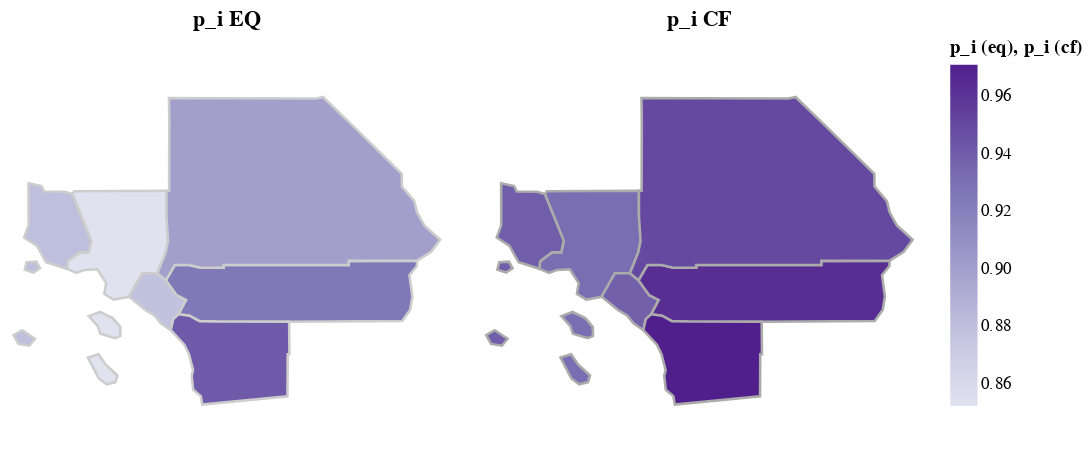

The notebook cell this image was saved under:
### Code cell
alt.hconcat(map_p_i_eq, map_p_i_cf)

### Figure 1 — Vega-Lite specification as saved in the notebook (floating-point values rounded to 4 significant figures)
{"config": {"view": {"continuousWidth": 300, "continuousHeight": 300}}, "hconcat": [{"data": {"values": [{"type": "Feature", "geometry": {"type": "MultiPolygon", "coordinates": [[[[-118.1, 33.69], [-118.3, 33.66], [-118.5, 33.73], [-118.4, 33.84], [-118.6, 33.99], [-118.7, 33.98], [-118.8, 33.95], [-119.0, 33.99], [-118.9, 34.07], [-118.8, 34.17], [-118.7, 34.17], [-118.6, 34.29], [-118.9, 34.79], [-118.9, 34.82], [-117.7, 34.82], [-117.7, 34.56], [-117.6, 34.29], [-117.7, 34.16], [-117.8, 33.95], [-118.0, 33.95], [-118.1, 33.69]]], [[[-118.7, 33.49], [-118.5, 33.53], [-118.4, 33.46], [-118.3, 33.37], [-118.3, 33.27], [-118.3, 33.25], [-118.5, 33.3], [-118.6, 33.38], [-118.7, 33.49]]], [[[-118.7, 33.04], [-118.5, 33.07], [-118.4, 32.96], [-118.3, 32.85], [-118.3, 32.77], [-118.4, 32.75], [-118.5, 32.81], [-118.7, 33.04]]]]}, "properties": {"county_i_name": "Los Angeles", "county_i": 0, "H_i_2024_data": 3696.0, "H_i_2025_data": 3727.0, "N_i_2024_data": 3305.0, "N_i_2025_data": 3314.0, "L_i_data": 4742.0, "F_i_nofire": 0, "F_i_fire1": 0.01, "p_i_eq": 0.8522, "A_i_eq": 1.089, "p_i_cf": 0.9312, "diff_p_i": 0.07895, "FID": 1993}}, {"type": "Feature", "geometry": {"type": "Polygon", "coordinates": [[[-117.8, 33.95], [-117.7, 33.87], [-117.5, 33.71], [-117.4, 33.66], [-117.5, 33.51], [-117.6, 33.45], [-117.6, 33.33], [-117.7, 33.41], [-117.8, 33.49], [-117.9, 33.55], [-118.1, 33.69], [-118.0, 33.95], [-117.8, 33.95]]]}, "properties": {"county_i_name": "Orange", "county_i": 1, "H_i_2024_data": 1158.0, "H_i_2025_data": 1164.0, "N_i_2024_data": 1057.0, "N_i_2025_data": 1058.0, "L_i_data": 1548.0, "F_i_nofire": 0, "F_i_fire1": 0.0, "p_i_eq": 0.8779, "A_i_eq": 0.02765, "p_i_cf": 0.9382, "diff_p_i": 0.0603, "FID": 362}}, {"type": "Feature", "geometry": {"type": "Polygon", "coordinates": [[[-116.1, 33.43], [-117.0, 33.43], [-117.2, 33.43], [-117.4, 33.49], [-117.5, 33.51], [-117.4, 33.66], [-117.5, 33.71], [-117.7, 33.87], [-117.6, 34.03], [-117.4, 34.03], [-117.2, 34.0], [-116.9, 34.0], [-116.9, 34.03], [-116.3, 34.03], [-115.3, 34.03], [-115.3, 34.08], [-114.4, 34.08], [-114.4, 34.02], [-114.5, 33.93], [-114.5, 33.7], [-114.5, 33.55], [-114.6, 33.43], [-115.6, 33.43], [-116.1, 33.43]]]}, "properties": {"county_i_name": "Riverside", "county_i": 2, "H_i_2024_data": 882.4, "H_i_2025_data": 893.3, "N_i_2024_data": 835.9, "N_i_2025_data": 837.5, "L_i_data": 1016.0, "F_i_nofire": 0, "F_i_fire1": 0.0, "p_i_eq": 0.9256, "A_i_eq": 0.3969, "p_i_cf": 0.9628, "diff_p_i": 0.03721, "FID": 2943}}, {"type": "Feature", "geometry": {"type": "Polygon", "coordinates": [[[-117.7, 33.87], [-117.8, 33.95], [-117.7, 34.16], [-117.6, 34.29], [-117.7, 34.56], [-117.7, 34.82], [-117.6, 34.82], [-117.6, 35.56], [-117.6, 35.8], [-116.9, 35.8], [-115.7, 35.79], [-115.6, 35.81], [-115.3, 35.5], [-114.6, 35.0], [-114.6, 34.87], [-114.5, 34.71], [-114.4, 34.59], [-114.3, 34.45], [-114.1, 34.3], [-114.3, 34.17], [-114.4, 34.08], [-115.3, 34.08], [-115.3, 34.03], [-116.3, 34.03], [-116.9, 34.03], [-116.9, 34.0], [-117.2, 34.0], [-117.4, 34.03], [-117.6, 34.03], [-117.7, 33.87]]]}, "properties": {"county_i_name": "San Bernardino", "county_i": 3, "H_i_2024_data": 751.6, "H_i_2025_data": 758.1, "N_i_2024_data": 698.5, "N_i_2025_data": 700.8, "L_i_data": 909.4, "F_i_nofire": 0, "F_i_fire1": 0.0, "p_i_eq": 0.9006, "A_i_eq": 0.1551, "p_i_cf": 0.95, "diff_p_i": 0.0494, "FID": 817}}, {"type": "Feature", "geometry": {"type": "Polygon", "coordinates": [[[-117.6, 33.33], [-117.6, 33.45], [-117.5, 33.51], [-117.4, 33.49], [-117.2, 33.43], [-117.0, 33.43], [-116.1, 33.43], [-116.1, 33.07], [-116.1, 33.07], [-116.1, 32.62], [-117.2, 32.53], [-117.2, 32.62], [-117.3, 32.69], [-117.3, 32.84], [-117.3, 32.9], [-117.4, 33.08], [-117.4, 33.18], [-117.6, 33.33]]]}, "properties": {"county_i_name": "San Diego", "county_i": 4, "H_i_2024_data": 1267.0, "H_i_2025_data": 1281.0, "N_i_2024_data": 1214.0, "N_i_2025_data": 1220.0, "L_i_data": 1615.0, "F_i_nofire": 0, "F_i_fire1": 0.0, "p_i_eq": 0.9413, "A_i_eq": 0.3547, "p_i_cf": 0.9708, "diff_p_i": 0.02948, "FID": 1896}}, {"type": "Feature", "geometry": {"type": "MultiPolygon", "coordinates": [[[[-119.4, 34.9], [-119.3, 34.87], [-119.2, 34.81], [-119.0, 34.81], [-118.9, 34.79], [-118.6, 34.29], [-118.7, 34.17], [-118.8, 34.17], [-118.9, 34.07], [-119.0, 33.99], [-119.2, 34.06], [-119.3, 34.24], [-119.5, 34.33], [-119.4, 34.46], [-119.4, 34.9]]], [[[-119.5, 34.06], [-119.3, 34.07], [-119.3, 34.0], [-119.4, 33.95], [-119.5, 33.98], [-119.5, 34.06]]], [[[-119.6, 33.28], [-119.5, 33.33], [-119.4, 33.24], [-119.4, 33.17], [-119.6, 33.19], [-119.6, 33.28]]]]}, "properties": {"county_i_name": "Ventura", "county_i": 5, "H_i_2024_data": 297.9, "H_i_2025_data": 300.7, "N_i_2024_data": 272.4, "N_i_2025_data": 272.7, "L_i_data": 389.5, "F_i_nofire": 0, "F_i_fire1": 0.0, "p_i_eq": 0.88, "A_i_eq": -2.024, "p_i_cf": 0.9393, "diff_p_i": 0.05927, "FID": 963}}]}, "mark": {"type": "geoshape", "stroke": "#cdcdcd", "strokeWidth": 1.5}, "encoding": {"color": {"field": "properties.p_i_eq", "scale": {"scheme": "purples"}, "title": "p_i (eq)", "type": "quantitative"}}, "height": 250, "projection": {"type": "mercator"}, "title": "p_i EQ", "width": 250}, {"data": {"values": [{"type": "Feature", "geometry": {"type": "MultiPolygon", "coordinates": [[[[-118.1, 33.69], [-118.3, 33.66], [-118.5, 33.73], [-118.4, 33.84], [-118.6, 33.99], [-118.7, 33.98], [-118.8, 33.95], [-119.0, 33.99], [-118.9, 34.07], [-118.8, 34.17], [-118.7, 34.17], [-118.6, 34.29], [-118.9, 34.79], [-118.9, 34.82], [-117.7, 34.82], [-117.7, 34.56], [-117.6, 34.29], [-117.7, 34.16], [-117.8, 33.95], [-118.0, 33.95], [-118.1, 33.69]]], [[[-118.7, 33.49], [-118.5, 33.53], [-118.4, 33.46], [-118.3, 33.37], [-118.3, 33.27], [-118.3, 33.25], [-118.5, 33.3], [-118.6, 33.38], [-118.7, 33.49]]], [[[-118.7, 33.04], [-118.5, 33.07], [-118.4, 32.96], [-118.3, 32.85], [-118.3, 32.77], [-118.4, 32.75], [-118.5, 32.81], [-118.7, 33.04]]]]}, "properties": {"county_i_name": "Los Angeles", "county_i": 0, "H_i_2024_data": 3696.0, "H_i_2025_data": 3727.0, "N_i_2024_data": 3305.0, "N_i_2025_data": 3314.0, "L_i_data": 4742.0, "F_i_nofire": 0, "F_i_fire1": 0.01, "p_i_eq": 0.8522, "A_i_eq": 1.089, "p_i_cf": 0.9312, "diff_p_i": 0.07895, "FID": 1993}}, {"type": "Feature", "geometry": {"type": "Polygon", "coordinates": [[[-117.8, 33.95], [-117.7, 33.87], [-117.5, 33.71], [-117.4, 33.66], [-117.5, 33.51], [-117.6, 33.45], [-117.6, 33.33], [-117.7, 33.41], [-117.8, 33.49], [-117.9, 33.55], [-118.1, 33.69], [-118.0, 33.95], [-117.8, 33.95]]]}, "properties": {"county_i_name": "Orange", "county_i": 1, "H_i_2024_data": 1158.0, "H_i_2025_data": 1164.0, "N_i_2024_data": 1057.0, "N_i_2025_data": 1058.0, "L_i_data": 1548.0, "F_i_nofire": 0, "F_i_fire1": 0.0, "p_i_eq": 0.8779, "A_i_eq": 0.02765, "p_i_cf": 0.9382, "diff_p_i": 0.0603, "FID": 362}}, {"type": "Feature", "geometry": {"type": "Polygon", "coordinates": [[[-116.1, 33.43], [-117.0, 33.43], [-117.2, 33.43], [-117.4, 33.49], [-117.5, 33.51], [-117.4, 33.66], [-117.5, 33.71], [-117.7, 33.87], [-117.6, 34.03], [-117.4, 34.03], [-117.2, 34.0], [-116.9, 34.0], [-116.9, 34.03], [-116.3, 34.03], [-115.3, 34.03], [-115.3, 34.08], [-114.4, 34.08], [-114.4, 34.02], [-114.5, 33.93], [-114.5, 33.7], [-114.5, 33.55], [-114.6, 33.43], [-115.6, 33.43], [-116.1, 33.43]]]}, "properties": {"county_i_name": "Riverside", "county_i": 2, "H_i_2024_data": 882.4, "H_i_2025_data": 893.3, "N_i_2024_data": 835.9, "N_i_2025_data": 837.5, "L_i_data": 1016.0, "F_i_nofire": 0, "F_i_fire1": 0.0, "p_i_eq": 0.9256, "A_i_eq": 0.3969, "p_i_cf": 0.9628, "diff_p_i": 0.03721, "FID": 2943}}, {"type": "Feature", "geometry": {"type": "Polygon", "coordinates": [[[-117.7, 33.87], [-117.8, 33.95], [-117.7, 34.16], [-117.6, 34.29], [-117.7, 34.56], [-117.7, 34.82], [-117.6, 34.82], [-117.6, 35.56], [-117.6, 35.8], [-116.9, 35.8], [-115.7, 35.79], [-115.6, 35.81], [-115.3, 35.5], [-114.6, 35.0], [-114.6, 34.87], [-114.5, 34.71], [-114.4, 34.59], [-114.3, 34.45], [-114.1, 34.3], [-114.3, 34.17], [-114.4, 34.08], [-115.3, 34.08], [-115.3, 34.03], [-116.3, 34.03], [-116.9, 34.03], [-116.9, 34.0], [-117.2, 34.0], [-117.4, 34.03], [-117.6, 34.03], [-117.7, 33.87]]]}, "properties": {"county_i_name": "San Bernardino", "county_i": 3, "H_i_2024_data": 751.6, "H_i_2025_data": 758.1, "N_i_2024_data": 698.5, "N_i_2025_data": 700.8, "L_i_data": 909.4, "F_i_nofire": 0, "F_i_fire1": 0.0, "p_i_eq": 0.9006, "A_i_eq": 0.1551, "p_i_cf": 0.95, "diff_p_i": 0.0494, "FID": 817}}, {"type": "Feature", "geometry": {"type": "Polygon", "coordinates": [[[-117.6, 33.33], [-117.6, 33.45], [-117.5, 33.51], [-117.4, 33.49], [-117.2, 33.43], [-117.0, 33.43], [-116.1, 33.43], [-116.1, 33.07], [-116.1, 33.07], [-116.1, 32.62], [-117.2, 32.53], [-117.2, 32.62], [-117.3, 32.69], [-117.3, 32.84], [-117.3, 32.9], [-117.4, 33.08], [-117.4, 33.18], [-117.6, 33.33]]]}, "properties": {"county_i_name": "San Diego", "county_i": 4, "H_i_2024_data": 1267.0, "H_i_2025_data": 1281.0, "N_i_2024_data": 1214.0, "N_i_2025_data": 1220.0, "L_i_data": 1615.0, "F_i_nofire": 0, "F_i_fire1": 0.0, "p_i_eq": 0.9413, "A_i_eq": 0.3547, "p_i_cf": 0.9708, "diff_p_i": 0.02948, "FID": 1896}}, {"type": "Feature", "geometry": {"type": "MultiPolygon", "coordinates": [[[[-119.4, 34.9], [-119.3, 34.87], [-119.2, 34.81], [-119.0, 34.81], [-118.9, 34.79], [-118.6, 34.29], [-118.7, 34.17], [-118.8, 34.17], [-118.9, 34.07], [-119.0, 33.99], [-119.2, 34.06], [-119.3, 34.24], [-119.5, 34.33], [-119.4, 34.46], [-119.4, 34.9]]], [[[-119.5, 34.06], [-119.3, 34.07], [-119.3, 34.0], [-119.4, 33.95], [-119.5, 33.98], [-119.5, 34.06]]], [[[-119.6, 33.28], [-119.5, 33.33], [-119.4, 33.24], [-119.4, 33.17], [-119.6, 33.19], [-119.6, 33.28]]]]}, "properties": {"county_i_name": "Ventura", "county_i": 5, "H_i_2024_data": 297.9, "H_i_2025_data": 300.7, "N_i_2024_data": 272.4, "N_i_2025_data": 272.7, "L_i_data": 389.5, "F_i_nofire": 0, "F_i_fire1": 0.0, "p_i_eq": 0.88, "A_i_eq": -2.024, "p_i_cf": 0.9393, "diff_p_i": 0.05927, "FID": 963}}]}, "mark": {"type": "geoshape", "stroke": "#ababab", "strokeWidth": 1.5}, "encoding": {"color": {"field": "properties.p_i_cf", "scale": {"scheme": "purples"}, "title": "p_i (cf)", "type": "quantitative"}}, "height": 250, "projection": {"type": "mercator"}, "title": "p_i CF", "width": 250}], "$schema": "https://vega.github.io/schema/vega-lite/v5.20.1.json"}
